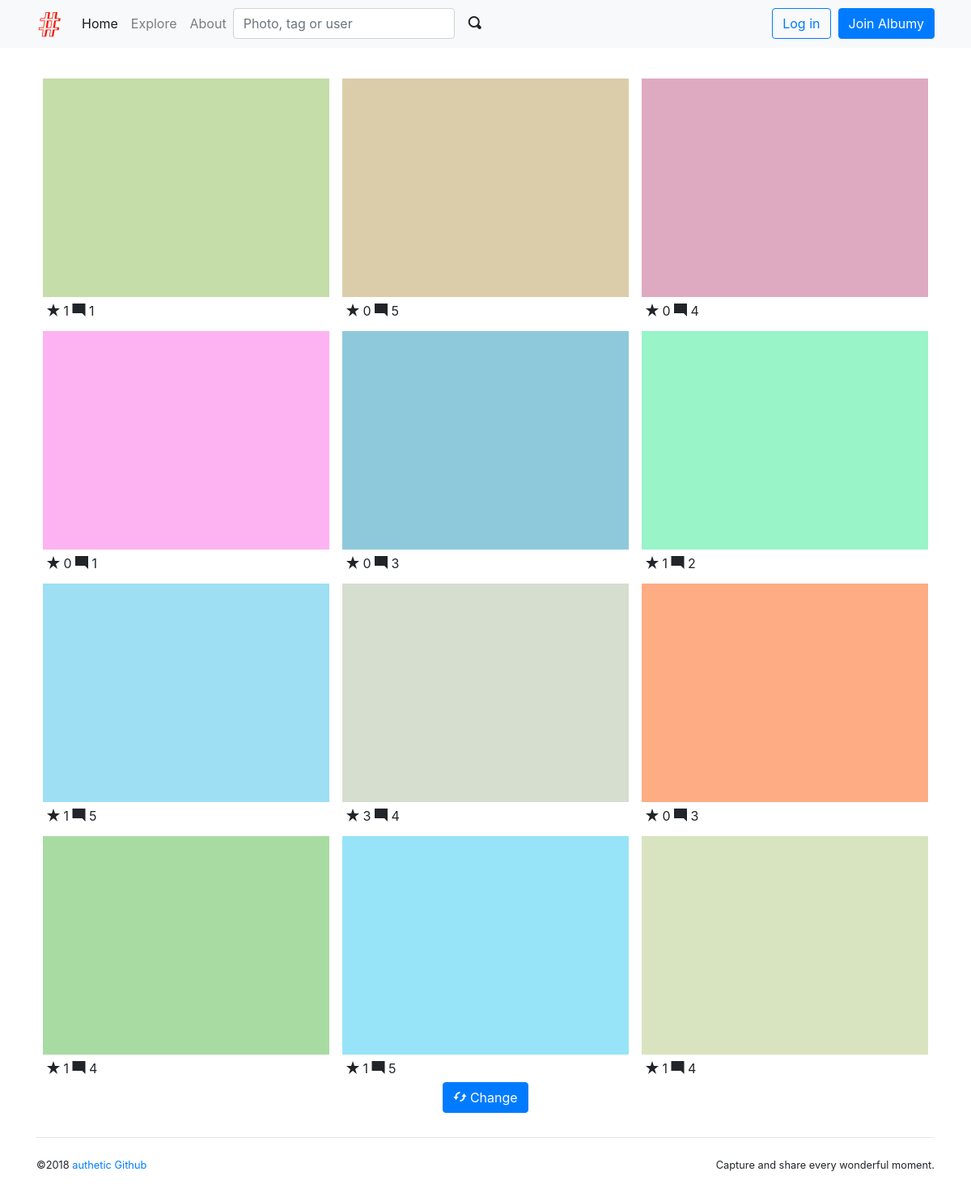
/explore, run on the app's committed database.
### albumy/models.py (models this page shows)
@whooshee.register_model('description')
class Photo(db.Model):
    id = db.Column(db.Integer, primary_key=True)
    description = db.Column(db.String(500))
    filename = db.Column(db.String(64))
    filename_s = db.Column(db.String(64))
    filename_m = db.Column(db.String(64))
    timestamp = db.Column(db.DateTime, default=datetime.utcnow)
    flag = db.Column(db.Integer, default=0)
    author_id = db.Column(db.Integer, db.ForeignKey('user.id'))
    author = db.relationship('User', back_populates='photos')
    tags = db.relationship('Tag', secondary=tagging, back_populates='photos')
    collectors = db.relationship('Collect', back_populates='collected', cascade='all')

### albumy/blueprints/main.py (the view)
@main_bp.route('/explore')
def explore():
    photos = Photo.query.order_by(func.random()).limit(12)
    return render_template('main/explore.html', photos=photos)

### albumy/__init__.py (called while the page is built)
def register_template_context(app):
    @app.context_processor
    def make_template_context():
        if current_user.is_authenticated:
            notification_count = Notification.query.with_parent(current_user).filter_by(is_read=False).count()
        else:
            notification_count = None
        return dict(notification_count=notification_count)

### albumy/templates/main/explore.html (shortened to what this page needs)
{% extends 'base.html' %}
{% from 'macros.html' import photo_card with context %}
{% block content %}
    <div class="row">
        <div class="col-md-12">
            {% for photo in photos %}
                {{ photo_card(photo) }}
            {% endfor %}
        </div>
    </div>
    <div class="text-center">
        <a class="btn btn-primary" href="{{ url_for('.explore') }}">
            <span class="oi oi-loop-circular"></span> Change
        </a>
    </div>
{% endblock %}

### albumy/templates/macros.html (shortened to what this page needs)
{% macro photo_card(photo) %}
    <div class="photo-card card">
        <a class="card-thumbnail" href="{{ url_for('main.show_photo',
                photo_id=photo.id)}}">
            <img class="card-img-top portrait" src="{{ url_for('main.get_image',
                    filename=photo.filename_s) }}">
        </a>
        <div class="card-body">
            <span class="oi oi-star"></span>
            {{ photo.collectors|length }}
            <span class="oi oi-comment-square"></span>
            {{ photo.comments|length }}
        </div>
    </div>
{% endmacro %}

### albumy/static/css/style.css (style rules this page uses)
.photo-card { float: left; width: 33.333%; padding: 0.5rem 0.5rem 0 0.5rem; border: 0; }
.photo-card .card-body { padding: 5px; }
.card-thumbnail { position: relative; width: auto; height: 20em; overflow: hidden; }
.card-thumbnail img { position: absolute; left: 50%; top: 50%; height: 100%; width: auto; -webkit-transform: translate(-50%, -50%); -ms-transform: translate(-50%, -50%); transform: translate(-50%, -50%); }
.card-thumbnail img.portrait { width: 100%; height: auto; }
@media (max-width: 1280px) { .card-thumbnail { height: 270px; } }

### data on the page
Photo: filename_s (picture), collectors|length "1", comments|length "1"
Photo: filename_s (picture), collectors|length "0", comments|length "5"
Photo: filename_s (picture), collectors|length "0", comments|length "4"
Photo: filename_s (picture), collectors|length "0", comments|length "1"
Photo: filename_s (picture), collectors|length "0", comments|length "3"
Photo: filename_s (picture), collectors|length "1", comments|length "2"
Photo: filename_s (picture), collectors|length "1", comments|length "5"
Photo: filename_s (picture), collectors|length "3", comments|length "4"
Photo: filename_s (picture), collectors|length "0", comments|length "3"
Photo: filename_s (picture), collectors|length "1", comments|length "4"
Photo: filename_s (picture), collectors|length "1", comments|length "5"
Photo: filename_s (picture), collectors|length "1", comments|length "4"
